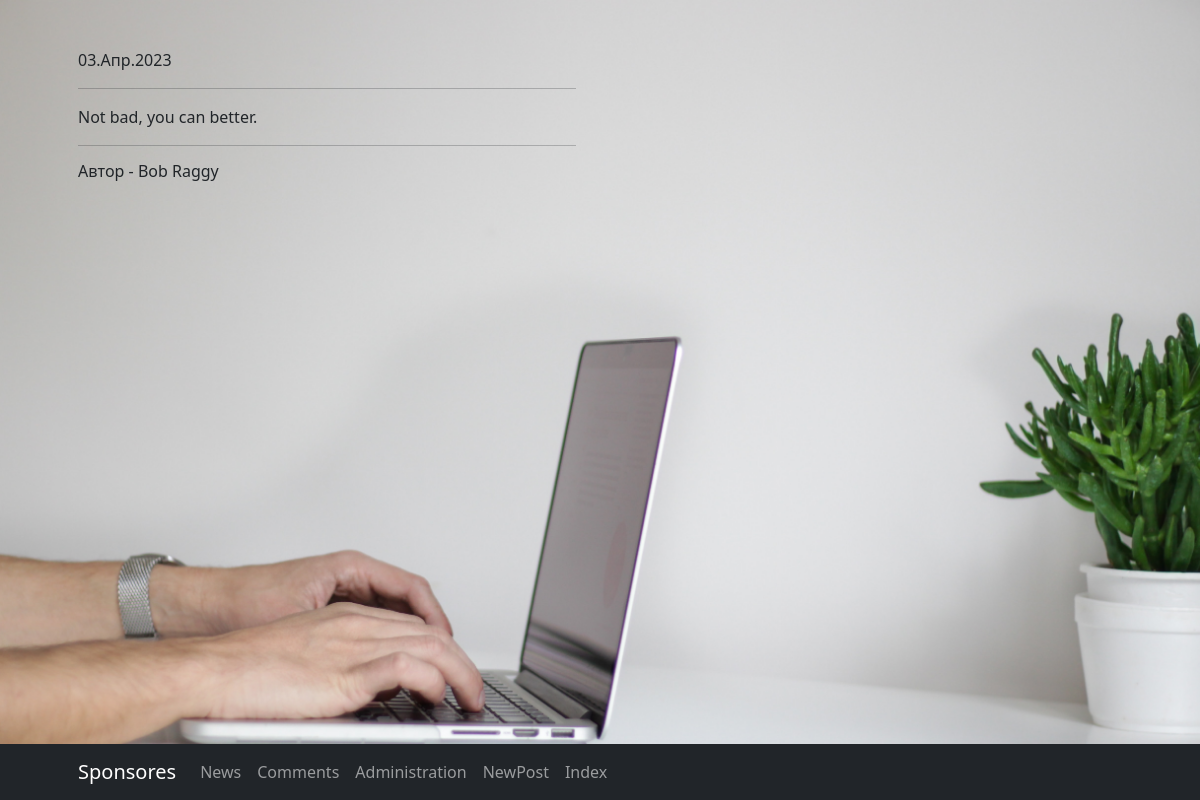
/news/comments/Not bad, you can better., run on the app's committed database.
### News/models.py (models this page shows, shortened)
class Comment(models.Model):
    comment_post = models.ForeignKey(Post, on_delete=models.CASCADE,verbose_name='Пост коментария')
    comment_user = models.ForeignKey(User, on_delete=models.CASCADE,verbose_name='Автор коментария')
    comment_text = models.TextField(verbose_name='Текст коментария')
    comment_time_in = models.DateTimeField(auto_now_add=True)
    comment_rating = models.FloatField(default=0,verbose_name='Ретинг')
    class Meta:
        verbose_name = 'Коментарий'
        verbose_name_plural = 'Коментарии'
        ordering = ['comment_time_in']

### News/views.py (the view)
# urls.py: path('comments/<str:comment_text>', show_comment, name='show_comment'),
def show_comment(requests, comment_text):
    com = Comment.objects.get(comment_text__iexact=comment_text)
    return render(requests, 'comment.html', context={'com': com})

### News/templatetags/custom_filters.py (called while the page is built)
@register.filter()
def censor(text):
    bad_words = ['bad', 'author', 'better', 'but', 'отпуск', 'Росси']
    if type(text) == str:
        for i in bad_words:
            text = text.replace(i[1:], '*' * len(i[1:]))
    return text

### News/templates/comment.html (shortened to what this page needs)
{% extends 'flatpages/default.html' %}
{% load custom_filters %}
{% block content %}
<p>{{ com.comment_time_in|date:'d.M.Y'}}</p>
<hr>
<p>{{ com.comment_text }}</p>
<hr>
<h6>Автор - {{ com.comment_user }}</h6>
{% endblock content %}

### data on the page
Comment: comment_time_in "03.Апр.2023", comment_text "Not bad, you can better.", comment_user "Bob Raggy"
